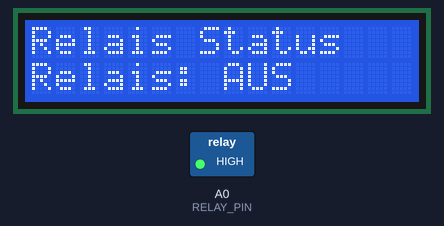
Bench run of a program on a simulated Arduino Uno, built with avr-gcc and run on an emulated ATmega328P. Shown: 16×2 character LCD, switched loads named in the program (green lamp = pin HIGH). What the program prints to the serial monitor is not drawn.

Above: at 0.1 s.
At 2.1 s:
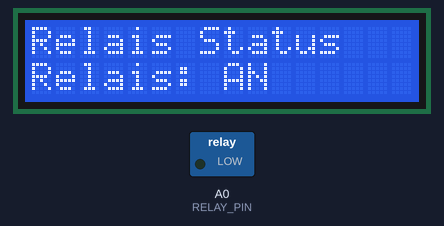
Timing chart, 0 to 129.5 s (numbered marks = the images above):
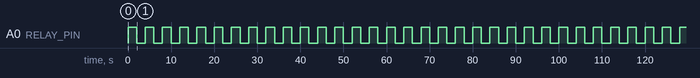

Measured:
- by itself, A0 (RELAY_PIN): alternates HIGH for 2.0 s and LOW for 2.0 s

The program:

main.cpp
```cpp
#include <Arduino.h>
#include <LiquidCrystal.h>

// LCD: RS, E, D4, D5, D6, D7
LiquidCrystal lcd(12, 11, 5, 4, 3, 2);

// Relais an A0
const int RELAY_PIN = A0;

// Schaltintervall in ms
const unsigned long INTERVAL = 2000;

bool relayState = false;
unsigned long lastSwitch = 0;

void setup() {
  Serial.begin(9600);

  pinMode(RELAY_PIN, OUTPUT);
  digitalWrite(RELAY_PIN, HIGH);  // Relais initial AUS (active-low)

  // LCD initialisieren (16 Zeichen, 2 Zeilen)
  lcd.begin(16, 2);
  lcd.clear();

  // Erste Zeile: Titel
  lcd.setCursor(0, 0);
  lcd.print("Relais Status");

  // Zweite Zeile: initiales Status
  lcd.setCursor(0, 1);
  lcd.print("Relais: AUS");

  Serial.println("System gestartet - Relais und LCD initialisiert");
}

void loop() {
  unsigned long now = millis();

  // Prüfe ob Schaltintervall vergangen ist
  if (now - lastSwitch >= INTERVAL) {
    lastSwitch = now;
    relayState = !relayState;

    // Relais schalten (active-low: LOW=AN, HIGH=AUS)
    digitalWrite(RELAY_PIN, relayState ? LOW : HIGH);

    // LCD aktualisieren - zweite Zeile
    lcd.setCursor(0, 1);

    if (relayState) {
      lcd.print("Relais: AN      ");
      Serial.println("Relais AN - NO geschlossen");
    } else {
      lcd.print("Relais: AUS     ");
      Serial.println("Relais AUS - NO offen");
    }
  }
}
```
